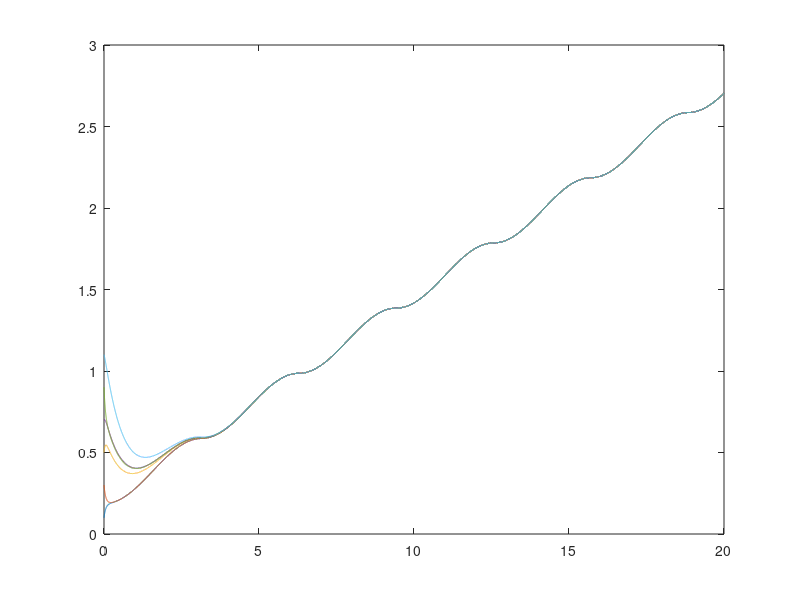
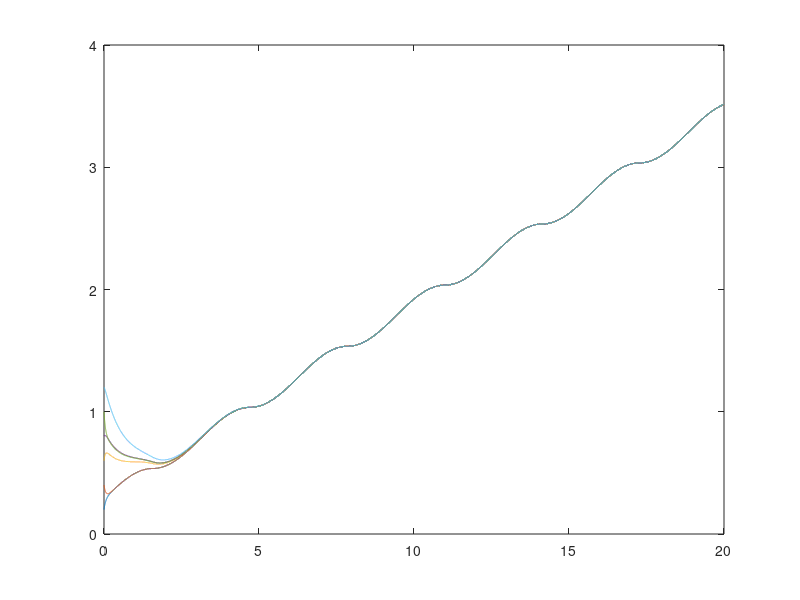

Source code (MATLAB) for these figures, in order:
A=5*[-1.5,1.5,0,0,0,0;2,-2,0,0,0,0;0.9,0,-2.8,0,1.9,0;0,1.2,0,-2.5,0,1.3;0,0,1.4,1.8,-3.2,0;0,0,0,0,0.7,-0.7]; %-Ln
X=[0.1;0.3;0.5;0.7;0.9;1.1];
tao=[0.2 ;0.4 ;0.6 ;0.8;1.0;1.2];
t=0:0.001:20;
for n=1:length(t)
     for i=1:size(A)
        u(i,n)=0;
        utao(i,n)=0;
        for j=1:size(A)
            u(i,n)=u(i,n)-A(i,j)*(X(i,n)-X(j,n));
            utao(i,n)= utao(i,n)-A(i,j)*(tao(i,n)-tao(j,n));
        end
        u(i,n)=u(i,n)+abs(1/5*sin(0.001*(n-1)));
        utao(i,n)=utao(i,n)+abs(1/4*cos(0.001*(n-1)));
        X(i,n+1)=X(i,n)+u(i,n)*0.001;
        tao(i,n+1)=tao(i,n)+utao(i,n)*0.001;
     end
end
[row,col]=size(X);
figure(1);
for i=1:row
    plot(t,X(i,1:col-1));
    hold on;
end
hold off
figure(2);
for i=1:row
    plot(t,tao(i,1:col-1));
    hold on;
end
hold off
